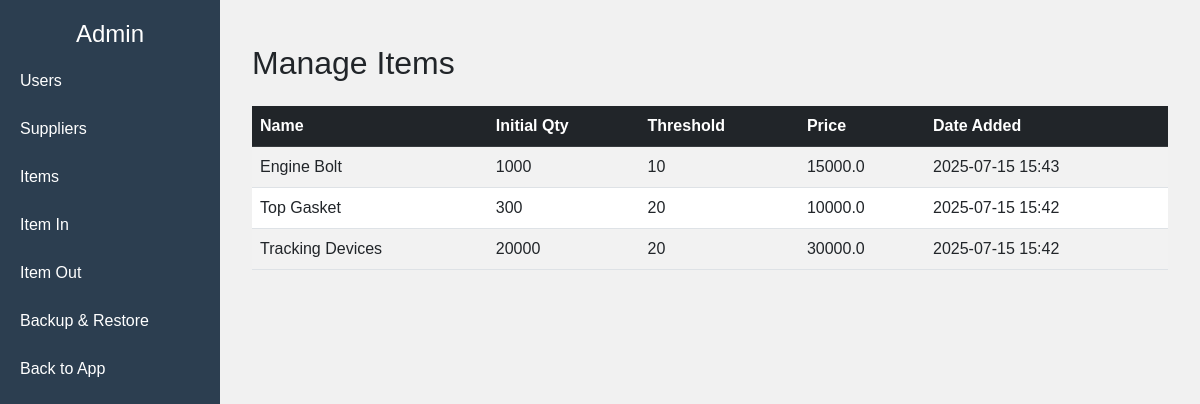
The page /admin/items (signed in) on the database its author committed.
### main.py (models this page shows, shortened)
class Product(db.Model):
    id = db.Column(db.Integer, primary_key=True)
    name = db.Column(db.String(100), nullable=False)
    initial_quantity = db.Column(db.Integer, nullable=False)
    threshold = db.Column(db.Integer, nullable=False)
    price = db.Column(db.Float, nullable=False)
    created_at = db.Column(db.DateTime, default=datetime.utcnow)
    alert_sent = db.Column(db.Boolean, default=False)
    user_id = db.Column(db.Integer, db.ForeignKey('user.id'), nullable=False)

### main.py (the view)
@app.route("/admin/items")
@login_required
def manage_items():
    if not current_user.is_admin:
        flash("Access denied.", "danger")
        return redirect(url_for("home"))
    items = Product.query.order_by(Product.created_at.desc()).all()
    return render_template("admin_items.html", items=items)

### main.py (called while the page is built)
@login_manager.user_loader
def load_user(user_id):
    return User.query.get(int(user_id))

### templates/templates/admin_items.html (shortened to what this page needs)
{% extends 'admin_base.html' %}
{% block content %}
<div class="container mt-4">
    <h2 class="mb-4">Manage Items</h2>
    <table class="table table-striped">
        <thead class="table-dark">
            <tr>
                <th>Name</th>
                <th>Initial Qty</th>
                <th>Threshold</th>
                <th>Price</th>
                <th>Date Added</th>
            </tr>
        </thead>
        <tbody>
            {% for item in items %}
            <tr>
                <td>{{ item.name }}</td>
                <td>{{ item.initial_quantity }}</td>
                <td>{{ item.threshold }}</td>
                <td>{{ item.price }}</td>
                <td>{{ item.created_at.strftime('%Y-%m-%d %H:%M') }}</td>
            </tr>
            {% endfor %}
        </tbody>
    </table>
</div>
{% endblock %}

### templates/admin_base.html (shortened to what this page needs)
<!DOCTYPE html>
<html lang="en">
<head>
    <link href="https://cdn.jsdelivr.net/npm/bootstrap@5.3.0/dist/css/bootstrap.min.css" rel="stylesheet">
</head>
<body>
<div class="sidebar">
    <h4 class="text-center"> Admin</h4>
    <a href="{{ url_for('admin_dashboard') }}">Users</a>
    <a href="{{ url_for('manage_suppliers') }}">Suppliers</a>
    <a href="{{ url_for('manage_items') }}">Items</a>
    <a href="{{ url_for('item_in') }}">Item In</a>
    <a href="{{ url_for('item_out') }}">Item Out</a>
    <a href="{{ url_for('backup_restore') }}">Backup & Restore</a>
    <a href="{{ url_for('home') }}">Back to App</a>
</div>
<div class="main">
    {% block content %}{% endblock %}
</div>
</body>
</html>

### templates/admin_base.html (style rules this page uses)
body { margin: 0; background: #f1f1f1; font-family: Arial, sans-serif; }
.sidebar { width: 220px; height: 100vh; position: fixed; background-color: #2c3e50; padding-top: 20px; color: white; }
.sidebar a { display: block; padding: 12px 20px; color: white; text-decoration: none; }
.main { margin-left: 220px; padding: 20px; }

### rows shown on the page
Product: name "Engine Bolt", initial_quantity "1000", threshold "10", price "15000.0", created_at "2025-07-15 15:43"
Product: name "Top Gasket", initial_quantity "300", threshold "20", price "10000.0", created_at "2025-07-15 15:42"
Product: name "Tracking Devices", initial_quantity "20000", threshold "20", price "30000.0", created_at "2025-07-15 15:42"
